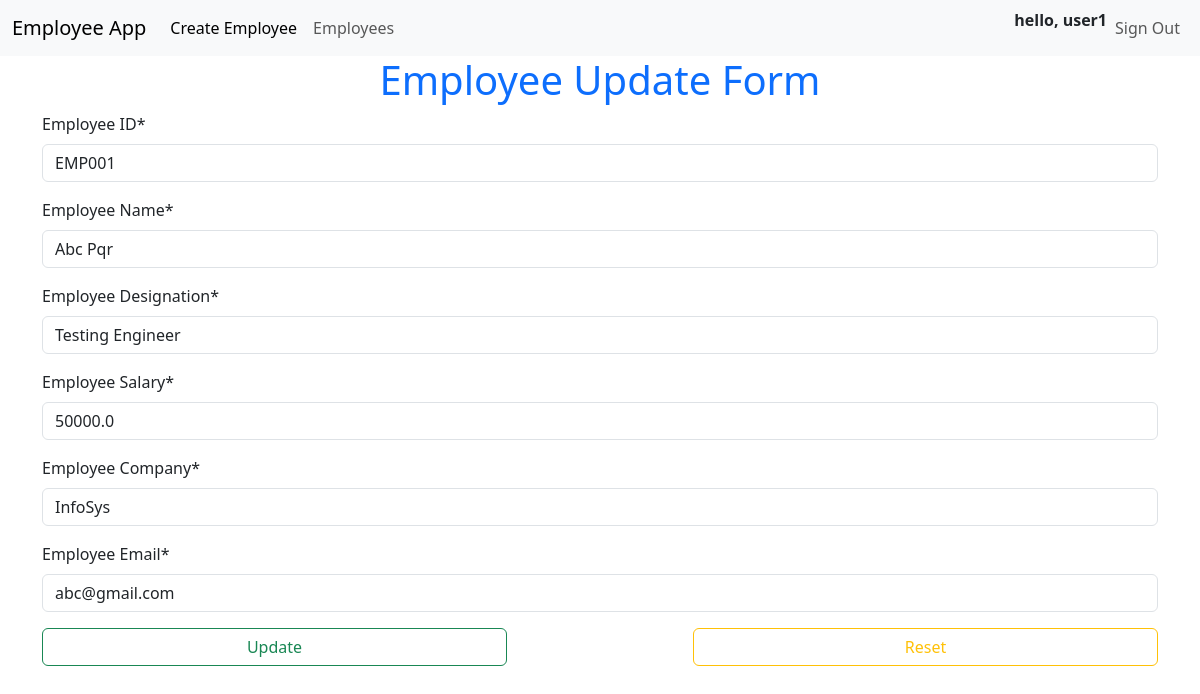
Page /employee/1/ (signed in) on the committed database.
### employee_app/models.py (models this page shows)
class Employee(models.Model):
    emp_id = models.CharField(max_length=20)
    name = models.CharField(max_length=30)
    designation = models.CharField(max_length=30)
    salary = models.FloatField()
    company = models.CharField(max_length=50)
    email_address = models.EmailField()

### employee_app/views.py (the view, shortened to what this page needs)
# urls.py: path('employee/<int:pk>/', EmployeeUpdate.as_view(), name='employee-update'),
class EmployeeUpdate(LoginRequiredMixin, View):
    template_name = 'employee_app/employee_update.html'
    def get(self, request, pk):
        employee = get_object_or_404(Employee, pk=pk)
        form = EmployeeForm(instance=employee)
        context = {'form': form}
        return render(request, self.template_name, context=context)

### employee_app/forms.py
class EmployeeForm(forms.ModelForm):
    class Meta:
        model = Employee
        fields = '__all__'
        labels = {
            'emp_id': 'Employee ID',
            'name': 'Employee Name',
            'salary': 'Employee Salary',
            'designation': 'Employee Designation',
            'company': 'Employee Company',
            'email_address': 'Employee Email'
        }

### templates/employee_app/employee_update.html (shortened to what this page needs)
{% extends 'layout.html' %}
{% load crispy_forms_tags %}
{% block content %}
  <div class="container">
    <h1 class="text-primary text-center">Employee Update Form</h1>
    <form method="post">
      {{ form|crispy }}
      <button type="submit" class="btn btn-outline-success col-sm-5">Update</button>
      <button type="reset" class="btn btn-outline-warning col-sm-5 float-end">Reset</button>
    </form>
  </div>
{% endblock %}

### templates/layout.html (shortened to what this page needs)
<!DOCTYPE html>
<html lang="en">
<head>
    <link href="https://cdn.jsdelivr.net/npm/bootstrap@5.3.1/dist/css/bootstrap.min.css" rel="stylesheet">
</head>
<body>
    <nav class="navbar navbar-expand-lg bg-body-tertiary">
        <div class="container-fluid">
            <a class="navbar-brand" href="#">Employee App</a>
            <div class="collapse navbar-collapse" id="navbarNavAltMarkup">
                <div class="navbar-nav">
                    <a class="nav-link active" aria-current="page" href="{% url 'employee-create' %}">Create Employee</a>
                    <a class="nav-link" href="{% url 'employee-list' %}">Employees</a>
                </div>
                <div class="navbar-nav ms-auto">
                    {% if user.is_authenticated %}
                        <p class="fw-bold">hello, {{user.username}}</p>
                        <a class="nav-link" href="{% url 'logout' %}">Sign Out</a>
                    {% else %}
                        <a class="nav-link" href="{% url 'register' %}">Sign Up</a>
                        <a class="nav-link" href="{% url 'login' %}">Sign In</a>
                    {% endif %}
                </div>
            </div>
        </div>
    </nav>
    {% block content %}{% endblock %}
</body>
</html>

### rows in the picture
Employee: emp_id "EMP001", name "Abc Pqr", designation "Testing Engineer", salary "50000.0", company "InfoSys", email_address "abc@gmail.com"

### other values in the picture
{{ user.username }} "user1"
